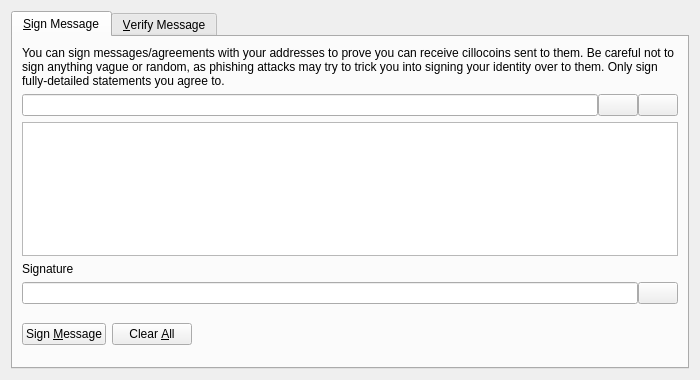
<?xml version="1.0" encoding="UTF-8"?>
<ui version="4.0">
 <class>SignVerifyMessageDialog</class>
 <widget class="QDialog" name="SignVerifyMessageDialog">
  <property name="geometry">
   <rect>
    <x>0</x>
    <y>0</y>
    <width>700</width>
    <height>380</height>
   </rect>
  </property>
  <property name="windowTitle">
   <string>Signatures - Sign / Verify a Message</string>
  </property>
  <property name="modal">
   <bool>true</bool>
  </property>
  <layout class="QVBoxLayout" name="verticalLayout">
   <item>
    <widget class="QTabWidget" name="tabWidget">
     <property name="currentIndex">
      <number>0</number>
     </property>
     <widget class="QWidget" name="tabSignMessage">
      <attribute name="title">
       <string>&amp;Sign Message</string>
      </attribute>
      <layout class="QVBoxLayout" name="verticalLayout_SM">
       <item>
        <widget class="QLabel" name="infoLabel_SM">
         <property name="text">
          <string>You can sign messages/agreements with your addresses to prove you can receive cillocoins sent to them. Be careful not to sign anything vague or random, as phishing attacks may try to trick you into signing your identity over to them. Only sign fully-detailed statements you agree to.</string>
         </property>
         <property name="textFormat">
          <enum>Qt::PlainText</enum>
         </property>
         <property name="wordWrap">
          <bool>true</bool>
         </property>
        </widget>
       </item>
       <item>
        <layout class="QHBoxLayout" name="horizontalLayout_1_SM">
         <property name="spacing">
          <number>0</number>
         </property>
         <item>
          <widget class="QValidatedLineEdit" name="addressIn_SM">
           <property name="toolTip">
            <string>The Cillocoin address to sign the message with</string>
           </property>
          </widget>
         </item>
         <item>
          <widget class="QPushButton" name="addressBookButton_SM">
           <property name="toolTip">
            <string>Choose previously used address</string>
           </property>
           <property name="text">
            <string/>
           </property>
           <property name="icon">
            <iconset resource="../cillocoin.qrc">
             <normaloff>:/icons/address-book</normaloff>:/icons/address-book</iconset>
           </property>
           <property name="shortcut">
            <string>Alt+A</string>
           </property>
           <property name="autoDefault">
            <bool>false</bool>
           </property>
          </widget>
         </item>
         <item>
          <widget class="QPushButton" name="pasteButton_SM">
           <property name="toolTip">
            <string>Paste address from clipboard</string>
           </property>
           <property name="text">
            <string/>
           </property>
           <property name="icon">
            <iconset resource="../cillocoin.qrc">
             <normaloff>:/icons/editpaste</normaloff>:/icons/editpaste</iconset>
           </property>
           <property name="shortcut">
            <string>Alt+P</string>
           </property>
           <property name="autoDefault">
            <bool>false</bool>
           </property>
          </widget>
         </item>
        </layout>
       </item>
       <item>
        <widget class="QPlainTextEdit" name="messageIn_SM">
         <property name="toolTip">
          <string>Enter the message you want to sign here</string>
         </property>
        </widget>
       </item>
       <item>
        <widget class="QLabel" name="signatureLabel_SM">
         <property name="text">
          <string>Signature</string>
         </property>
         <property name="textFormat">
          <enum>Qt::PlainText</enum>
         </property>
        </widget>
       </item>
       <item>
        <layout class="QHBoxLayout" name="horizontalLayout_2_SM">
         <property name="spacing">
          <number>0</number>
         </property>
         <item>
          <widget class="QLineEdit" name="signatureOut_SM">
           <property name="font">
            <font>
             <italic>true</italic>
            </font>
           </property>
           <property name="readOnly">
            <bool>true</bool>
           </property>
          </widget>
         </item>
         <item>
          <widget class="QPushButton" name="copySignatureButton_SM">
           <property name="toolTip">
            <string>Copy the current signature to the system clipboard</string>
           </property>
           <property name="text">
            <string/>
           </property>
           <property name="icon">
            <iconset resource="../cillocoin.qrc">
             <normaloff>:/icons/editcopy</normaloff>:/icons/editcopy</iconset>
           </property>
           <property name="autoDefault">
            <bool>false</bool>
           </property>
          </widget>
         </item>
        </layout>
       </item>
       <item>
        <layout class="QHBoxLayout" name="horizontalLayout_3_SM">
         <item>
          <widget class="QPushButton" name="signMessageButton_SM">
           <property name="toolTip">
            <string>Sign the message to prove you own this Cillocoin address</string>
           </property>
           <property name="text">
            <string>Sign &amp;Message</string>
           </property>
           <property name="icon">
            <iconset resource="../cillocoin.qrc">
             <normaloff>:/icons/edit</normaloff>:/icons/edit</iconset>
           </property>
           <property name="autoDefault">
            <bool>false</bool>
           </property>
          </widget>
         </item>
         <item>
          <widget class="QPushButton" name="clearButton_SM">
           <property name="toolTip">
            <string>Reset all sign message fields</string>
           </property>
           <property name="text">
            <string>Clear &amp;All</string>
           </property>
           <property name="icon">
            <iconset resource="../cillocoin.qrc">
             <normaloff>:/icons/remove</normaloff>:/icons/remove</iconset>
           </property>
           <property name="autoDefault">
            <bool>false</bool>
           </property>
          </widget>
         </item>
         <item>
          <spacer name="horizontalSpacer_1_SM">
           <property name="orientation">
            <enum>Qt::Horizontal</enum>
           </property>
           <property name="sizeHint" stdset="0">
            <size>
             <width>40</width>
             <height>48</height>
            </size>
           </property>
          </spacer>
         </item>
         <item>
          <widget class="QLabel" name="statusLabel_SM">
           <property name="font">
            <font>
             <weight>75</weight>
             <bold>true</bold>
            </font>
           </property>
           <property name="text">
            <string/>
           </property>
           <property name="wordWrap">
            <bool>true</bool>
           </property>
          </widget>
         </item>
         <item>
          <spacer name="horizontalSpacer_2_SM">
           <property name="orientation">
            <enum>Qt::Horizontal</enum>
           </property>
           <property name="sizeHint" stdset="0">
            <size>
             <width>40</width>
             <height>48</height>
            </size>
           </property>
          </spacer>
         </item>
        </layout>
       </item>
      </layout>
     </widget>
     <widget class="QWidget" name="tabVerifyMessage">
      <attribute name="title">
       <string>&amp;Verify Message</string>
      </attribute>
      <layout class="QVBoxLayout" name="verticalLayout_VM">
       <item>
        <widget class="QLabel" name="infoLabel_VM">
         <property name="text">
          <string>Enter the receiver's address, message (ensure you copy line breaks, spaces, tabs, etc. exactly) and signature below to verify the message. Be careful not to read more into the signature than what is in the signed message itself, to avoid being tricked by a man-in-the-middle attack. Note that this only proves the signing party receives with the address, it cannot prove sendership of any transaction!</string>
         </property>
         <property name="textFormat">
          <enum>Qt::PlainText</enum>
         </property>
         <property name="alignment">
          <set>Qt::AlignLeading|Qt::AlignLeft|Qt::AlignTop</set>
         </property>
         <property name="wordWrap">
          <bool>true</bool>
         </property>
        </widget>
       </item>
       <item>
        <layout class="QHBoxLayout" name="horizontalLayout_1_VM">
         <property name="spacing">
          <number>0</number>
         </property>
         <item>
          <widget class="QValidatedLineEdit" name="addressIn_VM">
           <property name="toolTip">
            <string>The Cillocoin address the message was signed with</string>
           </property>
          </widget>
         </item>
         <item>
          <widget class="QPushButton" name="addressBookButton_VM">
           <property name="toolTip">
            <string>Choose previously used address</string>
           </property>
           <property name="text">
            <string/>
           </property>
           <property name="icon">
            <iconset resource="../cillocoin.qrc">
             <normaloff>:/icons/address-book</normaloff>:/icons/address-book</iconset>
           </property>
           <property name="shortcut">
            <string>Alt+A</string>
           </property>
           <property name="autoDefault">
            <bool>false</bool>
           </property>
          </widget>
         </item>
        </layout>
       </item>
       <item>
        <widget class="QPlainTextEdit" name="messageIn_VM"/>
       </item>
       <item>
        <widget class="QValidatedLineEdit" name="signatureIn_VM"/>
       </item>
       <item>
        <layout class="QHBoxLayout" name="horizontalLayout_2_VM">
         <item>
          <widget class="QPushButton" name="verifyMessageButton_VM">
           <property name="toolTip">
            <string>Verify the message to ensure it was signed with the specified Cillocoin address</string>
           </property>
           <property name="text">
            <string>Verify &amp;Message</string>
           </property>
           <property name="icon">
            <iconset resource="../cillocoin.qrc">
             <normaloff>:/icons/transaction_0</normaloff>:/icons/transaction_0</iconset>
           </property>
           <property name="autoDefault">
            <bool>false</bool>
           </property>
          </widget>
         </item>
         <item>
          <widget class="QPushButton" name="clearButton_VM">
           <property name="toolTip">
            <string>Reset all verify message fields</string>
           </property>
           <property name="text">
            <string>Clear &amp;All</string>
           </property>
           <property name="icon">
            <iconset resource="../cillocoin.qrc">
             <normaloff>:/icons/remove</normaloff>:/icons/remove</iconset>
           </property>
           <property name="autoDefault">
            <bool>false</bool>
           </property>
          </widget>
         </item>
         <item>
          <spacer name="horizontalSpacer_1_VM">
           <property name="orientation">
            <enum>Qt::Horizontal</enum>
           </property>
           <property name="sizeHint" stdset="0">
            <size>
             <width>40</width>
             <height>48</height>
            </size>
           </property>
          </spacer>
         </item>
         <item>
          <widget class="QLabel" name="statusLabel_VM">
           <property name="font">
            <font>
             <weight>75</weight>
             <bold>true</bold>
            </font>
           </property>
           <property name="text">
            <string/>
           </property>
           <property name="wordWrap">
            <bool>true</bool>
           </property>
          </widget>
         </item>
         <item>
          <spacer name="horizontalSpacer_2_VM">
           <property name="orientation">
            <enum>Qt::Horizontal</enum>
           </property>
           <property name="sizeHint" stdset="0">
            <size>
             <width>40</width>
             <height>48</height>
            </size>
           </property>
          </spacer>
         </item>
        </layout>
       </item>
      </layout>
     </widget>
    </widget>
   </item>
  </layout>
 </widget>
 <customwidgets>
  <customwidget>
   <class>QValidatedLineEdit</class>
   <extends>QLineEdit</extends>
   <header>qt/qvalidatedlineedit.h</header>
  </customwidget>
 </customwidgets>
 <resources>
  <include location="../cillocoin.qrc"/>
 </resources>
 <connections/>
</ui>
